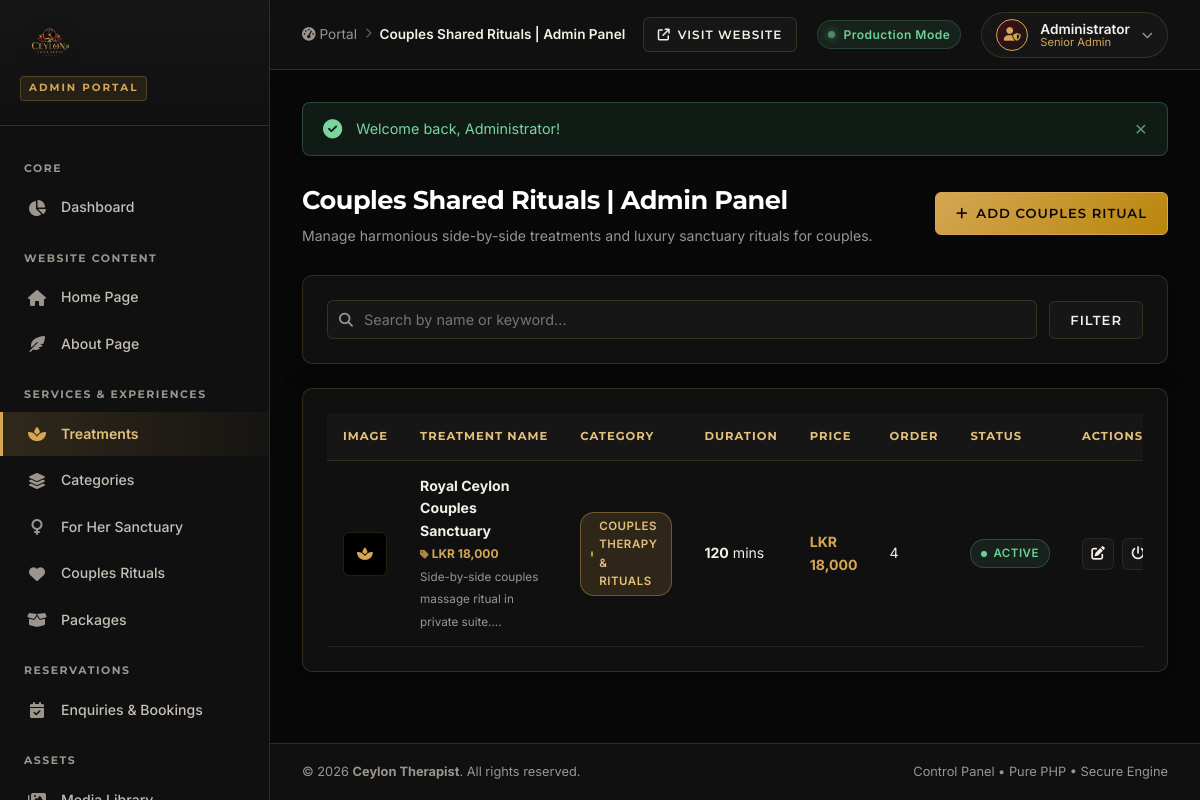
The app's page /admin/services/index.php?view=couples (signed in) with its own data.
### tables this page shows
CREATE TABLE IF NOT EXISTS `services` (
    `id` INT UNSIGNED AUTO_INCREMENT PRIMARY KEY,
    `category_id` INT UNSIGNED NOT NULL,
    `name` VARCHAR(150) NOT NULL,
    `slug` VARCHAR(150) NOT NULL UNIQUE,
    `short_description` VARCHAR(255) NULL,
    `description` TEXT NULL,
    `duration_minutes` INT UNSIGNED DEFAULT 60,
    `price` DECIMAL(10,2) NULL DEFAULT NULL,
    `image` VARCHAR(255) NULL,
    `status` ENUM('ACTIVE', 'INACTIVE') DEFAULT 'ACTIVE',
    `display_order` INT DEFAULT 0,
    `created_at` TIMESTAMP DEFAULT CURRENT_TIMESTAMP,
    `updated_at` TIMESTAMP DEFAULT CURRENT_TIMESTAMP ON UPDATE CURRENT_TIMESTAMP,
    CONSTRAINT `fk_services_category` FOREIGN KEY (`category_id`) 
        REFERENCES `service_categories` (`id`) ON DELETE CASCADE ON UPDATE CASCADE
);

CREATE TABLE IF NOT EXISTS `service_categories` (
    `id` INT UNSIGNED AUTO_INCREMENT PRIMARY KEY,
    `code` VARCHAR(50) NOT NULL UNIQUE,
    `name` VARCHAR(100) NOT NULL,
    `description` TEXT NULL,
    `display_order` INT DEFAULT 0,
    `created_at` TIMESTAMP DEFAULT CURRENT_TIMESTAMP
);

### app/controllers/ServiceController.php (called while the page is built, shortened)
<?php
class ServiceController
{
    private Service $serviceModel;
    public function __construct()
    {
        $this->serviceModel = new Service();
    }
    public function couples(): void
    {
        $search = get('search');
        $services = $this->serviceModel->all('COUPLES', $search);
        $pageTitle = "Couples Shared Rituals | Admin Panel";
        $categoryFilter = 'COUPLES';
        require BASE_PATH . '/views/admin/services/index.php';
    }
}

### app/helpers/common.php (called while the page is built, shortened)
<?php
function e(?string $value): string
{
    return htmlspecialchars((string)($value ?? ''), ENT_QUOTES, 'UTF-8');
}
function get(string $key, mixed $default = null): mixed
{
    if (!isset($_GET[$key])) {
        return $default;
    }
    return is_string($_GET[$key]) ? trim($_GET[$key]) : $_GET[$key];
}
function formatPrice(mixed $price, ?string $currency = null): string
{
    $curr = $currency ?? (defined('DEFAULT_CURRENCY') ? DEFAULT_CURRENCY : 'LKR');
    $num = (float)$price;
    $decimals = ($num == floor($num)) ? 0 : 2;
    return $curr . ' ' . number_format($num, $decimals);
}

### app/helpers/url.php (called while the page is built, shortened)
<?php
function baseUrl(string $path = ''): string
{
    $cleanPath = ltrim($path, '/');
    if (defined('BASE_URL') && !empty(BASE_URL)) {
        return rtrim(BASE_URL, '/') . ($cleanPath !== '' ? '/' . $cleanPath : '');
    }
    return '/' . $cleanPath;
}

### app/bootstrap.php (called while the page is built, shortened)
<?php
require_once __DIR__ . '/helpers/env.php';
require_once __DIR__ . '/config/database.php';
spl_autoload_register(function (string $className): void {
    $directories = [
        __DIR__ . '/controllers/',
        __DIR__ . '/models/',
        __DIR__ . '/services/'
    ];
    foreach ($directories as $dir) {
        $file = $dir . $className . '.php';
        if (file_exists($file)) {
            return;
        }
    }
});
require_once __DIR__ . '/helpers/common.php';
require_once __DIR__ . '/helpers/url.php';

### app/helpers/env.php (called while the page is built, shortened)
<?php
if (!function_exists('env')) {
    function env(string $key, mixed $default = null): mixed
    {
        $value = getenv($key);
        if ($value === false) {
            $value = $_ENV[$key] ?? $_SERVER[$key] ?? $default;
        }
        return $value;
    }
}

### app/config/database.php (called while the page is built, shortened)
<?php
class Database
{
    private static ?PDO $instance = null;
    public static function getConnection(): PDO
    {
        if (self::$instance === null) {
            $host = (string)env('DB_HOST', 'localhost');
            $port = (int)env('DB_PORT', 3306);
            $dbName = (string)env('DB_DATABASE', env('DB_NAME', 'ceylon_therapist'));
            $username = (string)env('DB_USERNAME', env('DB_USER', 'root'));
            $password = (string)env('DB_PASSWORD', env('DB_PASS', ''));
            $charset = (string)env('DB_CHARSET', 'utf8mb4');
            $dsn = sprintf(
                "mysql:host=%s;port=%d;dbname=%s;charset=%s",
                $host,
                $port,
                $dbName,
                $charset
            );
            $options = [
                PDO::ATTR_ERRMODE => PDO::ERRMODE_EXCEPTION,
                PDO::ATTR_DEFAULT_FETCH_MODE => PDO::FETCH_ASSOC,
                PDO::ATTR_EMULATE_PREPARES => false,
                PDO::MYSQL_ATTR_INIT_COMMAND => "SET NAMES " . $charset
            ];
            try {
                self::$instance = new PDO($dsn, $username, $password, $options);
            } catch (PDOException $e) {
                if (defined('ENVIRONMENT') && ENVIRONMENT === 'development') {
                    throw new Exception("Database Connection Error: " . $e->getMessage(), (int)$e->getCode());
                } else {
                    error_log("Database Connection Error: " . $e->getMessage());
                    throw new Exception("A database error occurred. Please try again later.", 500);
                }
            }
        }
        return self::$instance;
    }
}

### app/models/Service.php (called while the page is built, shortened)
<?php
class Service
{
    private PDO $db;
    public function __construct()
    {
        $this->db = Database::getConnection();
    }
    public function all(?string $categoryCode = null, ?string $search = null): array
    {
        $sql = "SELECT s.*, c.name AS category_name, c.code AS category_code
                FROM services s
                LEFT JOIN service_categories c ON s.category_id = c.id
                WHERE 1=1";
        $params = [];
        if (!empty($categoryCode)) {
            $sql .= " AND c.code = :cat_code";
            $params[':cat_code'] = strtoupper($categoryCode);
        }
        $sql .= " ORDER BY s.display_order ASC, s.id DESC";
        $stmt = $this->db->prepare($sql);
        foreach ($params as $key => $val) {
            $stmt->bindValue($key, $val, PDO::PARAM_STR);
        }
        $stmt->execute();
        return $stmt->fetchAll() ?: [];
    }
}

### views/admin/services/index.php (the view, shortened to what this page needs)
<?php require BASE_PATH . '/views/layouts/admin-header.php'; ?>
<?php require BASE_PATH . '/views/layouts/admin-sidebar.php'; ?>
<?php
$isForHer = ($categoryFilter ?? '') === 'FOR_HER';
$isCouples = ($categoryFilter ?? '') === 'COUPLES';
if ($isForHer) {
    $addBtnLabel = "Add For Her Sanctuary";
    $addBtnUrl = baseUrl('admin/services/create.php?category=FOR_HER');
    $headerDesc = "Manage private wellness therapies and sanctuary experiences tailored exclusively for her.";
    $emptyTitle = "No For Her Sanctuary Experiences Found";
    $emptyDesc = "No sanctuary experiences have been added for her yet. Add a new sanctuary experience to publish it to the customer For Her page.";
    $emptyIcon = "fa-venus";
} elseif ($isCouples) {
    $addBtnLabel = "Add Couples Ritual";
    $addBtnUrl = baseUrl('admin/services/create.php?category=COUPLES');
    $headerDesc = "Manage harmonious side-by-side treatments and luxury sanctuary rituals for couples.";
    $emptyTitle = "No Couples Rituals Found";
    $emptyDesc = "No couples shared rituals have been added yet. Add a new ritual to publish it to the customer Couples page.";
    $emptyIcon = "fa-heart";
}
?>
<div class="admin-page-header">
    <div class="page-title-wrap">
        <h1><?= e($pageTitle ?? 'Treatments & Services') ?></h1>
        <p><?= e($headerDesc) ?></p>
    </div>
    <div class="admin-header-actions">
        <a href="<?= $addBtnUrl ?>" class="btn-admin btn-admin-gold">
            <i class="fa-solid fa-plus"></i> <?= e($addBtnLabel) ?>
        </a>
    </div>
</div>
<div class="admin-card">
    <form action="" method="GET" class="filter-form">
        <div class="filter-input-wrap">
            <i class="fa-solid fa-magnifying-glass"></i>
            <input type="text" name="search" class="admin-input" placeholder="Search by name or keyword..." value="<?= e($_GET['search'] ?? '') ?>">
        </div>
        <button type="submit" class="btn-admin btn-admin-secondary">Filter</button>
    </form>
</div>
<div class="admin-card">
    <?php if (empty($services)): ?>
        <div class="admin-empty-state">
            <i class="fa-solid <?= $emptyIcon ?> empty-icon"></i>
            <h3 class="empty-title"><?= e($emptyTitle) ?></h3>
            <p class="empty-desc"><?= e($emptyDesc) ?></p>
            <a href="<?= $addBtnUrl ?>" class="btn-admin btn-admin-gold">
                <i class="fa-solid fa-plus"></i> <?= e($addBtnLabel) ?>
            </a>
        </div>
    <?php else: ?>
        <div class="table-responsive">
            <table class="admin-table">
                <thead>
                    <tr>
                        <th style="width: 60px;">Image</th>
                        <th>Treatment Name</th>
                        <th>Category</th>
                        <th>Duration</th>
                        <th>Price</th>
                        <th>Order</th>
                        <th>Status</th>
                        <th>Actions</th>
                    </tr>
                </thead>
                <tbody>
                    <?php foreach ($services as $srv): ?>
                        <tr>
                            <td>
                                <?php if (!empty($srv['image'])): ?>
                                    <img src="<?= baseUrl($srv['image']) ?>" alt="<?= e($srv['name']) ?>" class="table-thumb">
                                <?php else: ?>
                                    <div class="table-thumb" style="display:flex;align-items:center;justify-content:center;color:var(--admin-gold);">
                                        <i class="fa-solid fa-spa"></i>
                                    </div>
                                <?php endif; ?>
                            </td>
                            <td>
                                <strong><?= e($srv['name']) ?></strong>
                                <?php if (!empty($srv['price'])): ?>
                                    <br><span style="color:var(--admin-gold);font-weight:700;font-size:12px;"><i class="fa-solid fa-tag" style="font-size:10px;opacity:0.8;"></i> <?= formatPrice($srv['price']) ?></span>
                                <?php endif; ?>
                                <?php if (!empty($srv['short_description'])): ?>
                                    <br><small style="color: var(--admin-muted);"><?= e(substr($srv['short_description'], 0, 70)) ?>...</small>
                                <?php endif; ?>
                            </td>
                            <td>
                                <span class="badge-status badge-new"><?= e($srv['category_name'] ?? 'General') ?></span>
                            </td>
                            <td><strong><?= (int)$srv['duration_minutes'] ?></strong> mins</td>
                            <td>
                                <?php if (!empty($srv['price'])): ?>
                                    <strong style="color:var(--admin-gold);"><?= formatPrice($srv['price']) ?></strong>
                                <?php else: ?>
                                    <span style="color:var(--admin-muted);font-style:italic;">Not Set</span>
                                <?php endif; ?>
                            </td>
                            <td><?= (int)$srv['display_order'] ?></td>
                            <td>
                                <span class="badge-status badge-<?= strtolower($srv['status']) ?>">
                                    <?= e($srv['status']) ?>
                                </span>
                            </td>
                            <td>
                                <div class="table-actions">
                                    <a href="<?= baseUrl('admin/services/edit.php?id=' . (int)$srv['id']) ?>" class="btn-table-action" title="Edit Treatment">
                                        <i class="fa-solid fa-pen-to-square"></i>
                                    </a>
                                    <form action="<?= baseUrl('admin/services/index.php?action=toggle&id=' . (int)$srv['id']) ?>" method="POST" style="display:inline;">
                                        <button type="submit" class="btn-table-action" title="Toggle Status (Active / Inactive)">
                                            <i class="fa-solid fa-power-off"></i>
                                        </button>
                                    </form>
                                </div>
                            </td>
                        </tr>
                    <?php endforeach; ?>
                </tbody>
            </table>
        </div>
    <?php endif; ?>
</div>
<?php require BASE_PATH . '/views/layouts/admin-footer.php'; ?>

### records on screen
services: name "Royal Ceylon Couples Sanctuary", price "LKR 18,000", short_description "Side-by-side couples massage ritual in private suite.", category.name "COUPLES THERAPY & RITUALS", duration_minutes "120", display_order "4", status "ACTIVE"

### other values on screen
$pageTitle "Couples Shared Rituals | Admin Panel"
$admin['name'] "Administrator"
$msg "Welcome back, Administrator!"
$headerDesc "Manage harmonious side-by-side treatments and luxury sanctuary rituals for couples."
$addBtnLabel "ADD COUPLES RITUAL"
